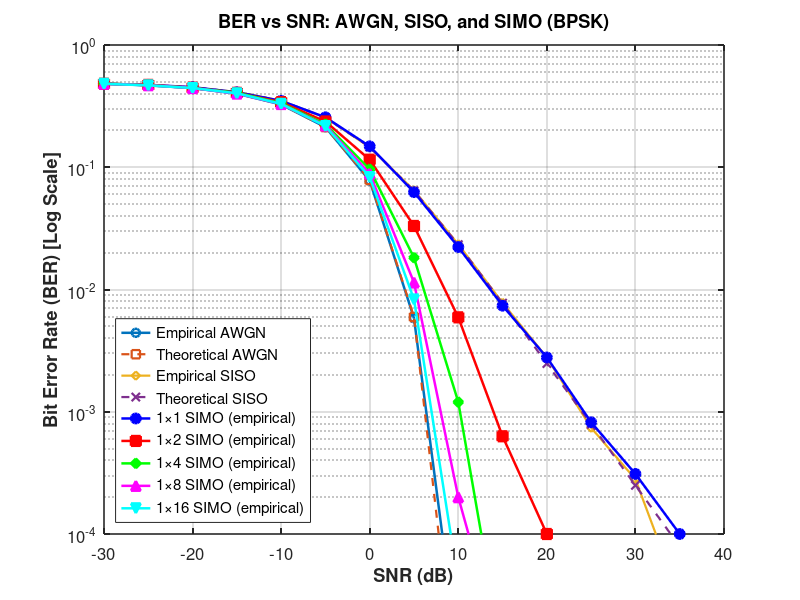

The MATLAB script that drew this image:
%% Combined AWGN + SISO + SIMO BER Simulation (BPSK)
clc;
clear;

%% Simulation parameters
N = 1e5;                     % Number of bits/symbols per trial
snr_db = -30:5:40;           % SNR range in dB (combined range)
snr_lin = 10.^(snr_db/10);

%% Preallocate arrays for AWGN & SISO
BER_empirical_awgn = zeros(size(snr_db));
BER_theoretical_awgn = zeros(size(snr_db));
BER_empirical_siso = zeros(size(snr_db));
BER_theoretical_siso = zeros(size(snr_db));

%% AWGN and SISO simulations (vectorized per SNR)
for ii = 1:length(snr_db)
    % ----- AWGN (no fading) -----
    data = randi([0 1], 1, N);
    tx = 2*data - 1;                       % BPSK: -1 / +1
    snr_linear = snr_lin(ii);
    noise_power = 1 / snr_linear;         % assuming signal power = 1
    noise = sqrt(noise_power/2) * (randn(size(tx)) + 1j*randn(size(tx)));
    rx = tx + noise;
    data_hat = real(rx) > 0;
    BER_empirical_awgn(ii) = sum(data ~= data_hat) / N;
    
    % theoretical AWGN BER for BPSK (coherent)
    BER_theoretical_awgn(ii) = qfunc(sqrt(2 * snr_linear));
    
    % ----- SISO (flat Rayleigh fading) -----
    h = (randn(1, N) + 1j * randn(1, N)) / sqrt(2);
    noise_siso = sqrt(noise_power/2) * (randn(1, N) + 1j * randn(1, N));
    rx_siso = h .* tx + noise_siso;
    rx_eq = rx_siso ./ h;                  % simple equalization (zero-forcing)
    detected_siso = real(rx_eq) > 0;
    BER_empirical_siso(ii) = sum(data ~= detected_siso) / N;
    
    % theoretical SISO (Rayleigh single-branch) closed-form BE R
    BER_theoretical_siso(ii) = 0.5 * (1 - sqrt(snr_linear ./ (1 + snr_linear)));
end

% avoid exact zeros for plotting (replace zeros with numerical floor)
min_nonzero = 1/(N);  % smallest resolvable BER with N bits
BER_empirical_awgn(BER_empirical_awgn == 0) = min_nonzero;
BER_empirical_siso(BER_empirical_siso == 0) = min_nonzero;

%% SIMO configurations
simo_configs = [
    1, 1;
    1, 2;   % 1x2
    1, 4;   % 1x4
    1, 8;   % 1x8
    1, 16;  % 1x16
];

numConfigs = size(simo_configs,1);
BER_simo = zeros(numConfigs, length(snr_db));

% Loop through SIMO configurations
for cfg = 1:numConfigs
    numTx = simo_configs(cfg,1);
    numRx = simo_configs(cfg,2);
    fprintf('Simulating %dx%d SIMO ...\n', numTx, numRx);
    
    for ii = 1:length(snr_db)
        snr_linear = snr_lin(ii);
        % The original script used noise_var = numRx / snr_linear.
        % We'll follow that normalization (interpreting received energy scaling),
        % but ensure consistency: noise variance per complex component:
        noise_var = numRx / snr_linear;
        
        % Generate tx bits/symbols for numTx x N (here numTx = 1)
        data_bits = randi([0 1], numTx, N);
        tx_symbols = 2 * data_bits - 1;   % values -1 / +1
        
        % Vectorized SIMO Monte Carlo:
        % Generate channel H: size numRx x N (each column is channel for one symbol)
        H = (randn(numRx, N) + 1j*randn(numRx, N)) / sqrt(2);
        
        % Generate noise matrix: numRx x N
        noise = sqrt(noise_var/2) * (randn(numRx, N) + 1j*randn(numRx, N));
        
        % Received signal: y = H .* tx + noise  (tx is 1 x N, broadcast across rows)
        y = H .* repmat(tx_symbols, numRx, 1) + noise;
        
        % MRC / matched filter combining:
        % x_hat (1 x N) = sum(conj(H) .* y, over rows) ./ sum(abs(H).^2, over rows)
        numerator = sum(conj(H).*y, 1);            % 1 x N
        denom = sum(abs(H).^2, 1);                 % 1 x N
        x_hat = numerator ./ denom;                % 1 x N (complex)
        
        % Decisions (real part)
        detected = real(x_hat) > 0;                % logical 1 x N
        
        % Count bit errors (for single tx, compare with data_bits(1,:))
        bit_errors = sum(detected ~= data_bits(1,:));
        BER_simo(cfg, ii) = bit_errors / N;
        
        % optional progress print (comment out if verbose)
        % fprintf('Config %dx%d: SNR=%2d dB, BER=%e\n', numTx, numRx, snr_db(ii), BER_simo(cfg,ii));
    end
    
    % replace zeros if any
    BER_simo(cfg, BER_simo(cfg,:) == 0) = min_nonzero;
end

%% Plotting - combine everything on one figure
figure('Position', [100, 100, 1000, 650]);
hold on;
grid on;
box on;

% AWGN empirical & theoretical
semilogy(snr_db, BER_empirical_awgn, 'o-', 'LineWidth', 1.8, 'DisplayName', 'Empirical AWGN');
semilogy(snr_db, BER_theoretical_awgn, 's--', 'LineWidth', 1.6, 'DisplayName', 'Theoretical AWGN');

% SISO empirical & theoretical
semilogy(snr_db, BER_empirical_siso, 'd-', 'LineWidth', 1.6, 'DisplayName', 'Empirical SISO');
semilogy(snr_db, BER_theoretical_siso, 'x--', 'LineWidth', 1.6, 'DisplayName', 'Theoretical SISO');

% SIMO curves with distinct markers/colors
colors = {'b','r','g','m','c','k','y'};
markers = {'o','s','d','^','v','<'};
for cfg = 1:numConfigs
    numTx = simo_configs(cfg,1);
    numRx = simo_configs(cfg,2);
    semilogy(snr_db, BER_simo(cfg,:), ...
        'Color', colors{mod(cfg-1,length(colors))+1}, ...
        'Marker', markers{mod(cfg-1,length(markers))+1}, ...
        'LineWidth', 1.8, ...
        'MarkerSize', 7, ...
        'MarkerFaceColor', colors{mod(cfg-1,length(colors))+1}, ...
        'DisplayName', sprintf('%d×%d SIMO (empirical)', numTx, numRx));
end

% Axis & labels
set(gca, 'YScale', 'log');
xlabel('SNR (dB)', 'FontSize', 13, 'FontWeight', 'bold');
ylabel('Bit Error Rate (BER) [Log Scale]', 'FontSize', 13, 'FontWeight', 'bold');
title('BER vs SNR: AWGN, SISO, and SIMO (BPSK)', 'FontSize', 15, 'FontWeight', 'bold');

xlim([min(snr_db) max(snr_db)]);
ylim([1e-4 1]);   % expanded lower limit for better SIMO visibility
yticks([1e-6 1e-5 1e-4 1e-3 1e-2 1e-1 1]);
yticklabels({'10^{-6}','10^{-5}','10^{-4}','10^{-3}','10^{-2}','10^{-1}','10^{0}'});

legend('Location', 'southwest', 'FontSize', 10);
set(gca, 'FontSize', 12, 'LineWidth', 1.1);
grid on;
hold off;

%% Final note
fprintf('\nSimulation complete. Plotted AWGN (empirical/theoretical), SISO (empirical/theoretical), and SIMO empirical for %d configurations.\n', numConfigs);
